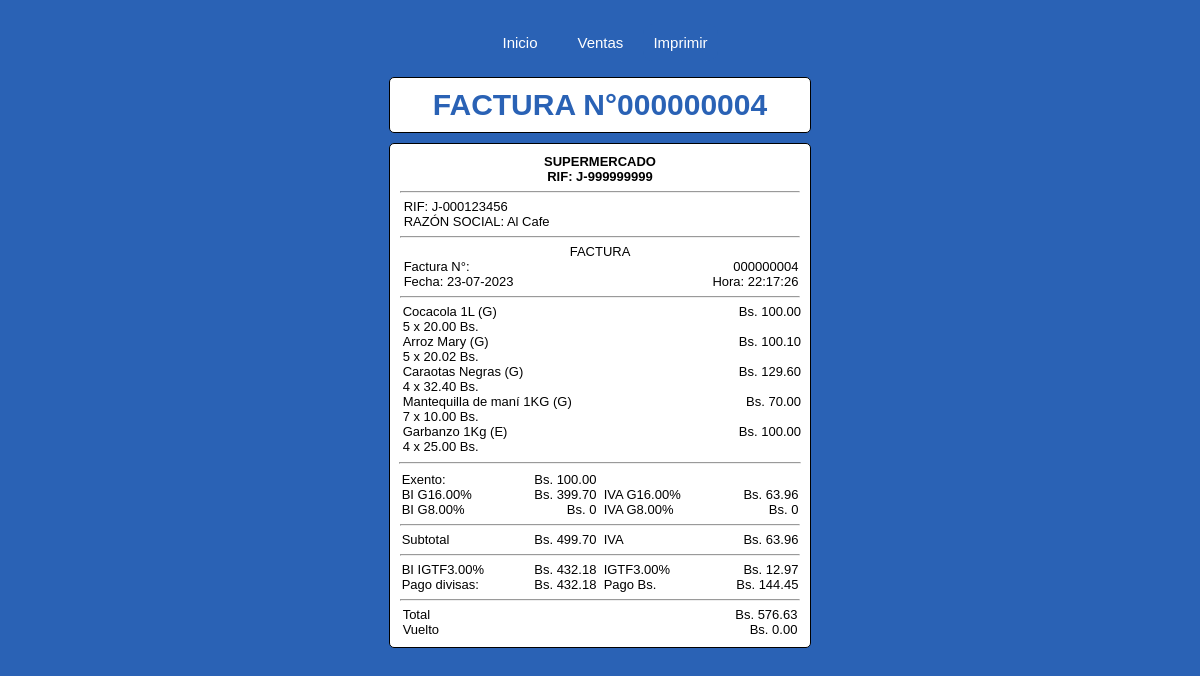
Page /Ventas/Factura/4 on the committed database.
### Ventas/models.py (models this page shows)
class Facturas(models.Model):
    id = models.BigAutoField(primary_key=True)
    fecha = models.DateTimeField(default=now, editable=False)
    total_base = models.DecimalField(max_digits=10, decimal_places=2, default= 0.00)
    iva = models.DecimalField(max_digits=10, decimal_places=2, default= 0.00)
    cancelado_en_divisa = models.DecimalField(max_digits=10, decimal_places=2, default= 0.00)
    impuesto_divisa = models.DecimalField(max_digits=10, decimal_places=2, default= 0.00)
    cancelado_en_bs = models.DecimalField(max_digits=10, decimal_places=2, default= 0.00)
    total = models.DecimalField(max_digits=10, decimal_places=2, default= 0.00)
    vuelto = models.DecimalField(max_digits=10, decimal_places=2, default= 0.00)
    id_cliente = models.ForeignKey(Clientes, on_delete=models.CASCADE)
    id_tipo_de_cambio = models.ForeignKey(HistorialTipoDeCambio, on_delete=models.CASCADE)
    productos = models.ManyToManyField(HistorialProductos)

class Clientes(models.Model):
    id = models.BigAutoField(primary_key=True)
    cedula = models.IntegerField(unique=True)
    tipo = models.IntegerField(default=0)
    nombre = models.CharField(max_length=30, blank=True, null=True)
    apellido = models.CharField(max_length=30, blank=True, null=True)

class HistorialProductos(models.Model):
    id = models.BigAutoField(primary_key=True)
    iva = models.IntegerField()
    precio = models.DecimalField(max_digits=10, decimal_places=2, default= 0.00)
    cantidad = models.IntegerField(default=0)
    producto = models.ForeignKey(IdentificadorProductos, on_delete=models.CASCADE)

class IdentificadorProductos(models.Model):
    id = models.BigAutoField(primary_key=True)
    nombre = models.CharField(max_length=100)
    codigo = models.IntegerField()

### Ventas/views.py (the view)
# urls.py: path('Factura/<int:id>', views.factura, name="factura"),
def factura(request, id):
    try:
        factura = get_object_or_404(models.Facturas, id = id)
        productos_base = factura.productos.all()
        productos = []
        base_imponible_G = Decimal(0.00)
        base_imponible_R = Decimal(0.00)
        iva_G = Decimal(0.00)
        iva_R = Decimal(0.00)
        exento = Decimal(0.00)
        pagado_en_dolares = Decimal(0.00)
        documento = ''
        if factura.id_cliente.tipo == 0:
            persona = "V-"
        elif factura.id_cliente.tipo == 1:
            persona = "V-"
            documento = f'{factura.id_cliente.cedula:09d}'
        elif factura.id_cliente.tipo == 2:
            persona = "E-"
        elif factura.id_cliente.tipo == 3:
            persona = "E-"
            documento = f'{factura.id_cliente.cedula:09d}'
        else:
            persona = "J-"
            documento = f'{factura.id_cliente.cedula:09d}'
            print(documento)
        for producto in productos_base:
            if producto.iva == 0:
                iva = "(E)"
                exento += producto.precio * producto.cantidad
            else:
                if producto.iva == 1:
                    iva = "(G)"
                    iva_G += (producto.precio * producto.cantidad * Decimal(0.16)).quantize(Decimal('.01'))
                    base_imponible_G += producto.precio * producto.cantidad
                else:
                    iva = "(R)"
                    iva_R += (producto.precio * producto.cantidad * Decimal(0.08)).quantize(Decimal('.01'))
                    base_imponible_R += producto.precio * producto.cantidad
            productos.append([producto, (producto.cantidad * producto.precio).quantize(Decimal('.01')), iva])
        en_divisas = (factura.cancelado_en_divisa * factura.id_tipo_de_cambio.cambio).quantize(Decimal('.01'))
        if en_divisas > (factura.total_base + factura.iva):
            pagado_en_dolares = factura.total_base + factura.iva
        else:
            pagado_en_dolares = en_divisas
        fecha = factura.fecha.strftime('%d-%m-%Y')
        hora = factura.fecha.strftime('%H:%M:%S')
        return render(request, 'Ventas/Factura.html', {'id':f'{id:09d}', 'factura':factura, 'productos':productos, 'fecha':fecha, 'hora':hora,
                                                    'base_imponible_G':base_imponible_G, 'base_imponible_R':base_imponible_R, 'iva_G':iva_G, 'iva_R':iva_R,
                                                    'exento':exento, 'en_divisas':en_divisas, 'pagado_en_dolares':pagado_en_dolares, 'persona':persona, 'documento':documento})
    except:
        return redirect('error_ventas', id=id)

### Ventas/templates/Ventas/Factura.html (shortened to what this page needs)
{% load static %}
<!DOCTYPE html>
<html lang="en">
<head>
    <link rel="stylesheet" type="text/css" href="{% static 'css/factura.css' %}">
</head>
<body>
    <div class="navegacion">
        <nav>
            <ul>
                <li><a href="{% url 'index' %}">Inicio</a></li>
                <li><a href="{% url 'ventas_index' %}">Ventas</a></li>
                <li><button onclick="window.print()">Imprimir</button></li>
            </ul>
        </nav>
    </div>
    <div class="containerTitle">
        <h1>FACTURA N°{{ id }}</h1>
    </div>
    <div class="container">
        <div class="empresa">
            SUPERMERCADO <br>
            RIF: J-999999999
            <hr>
        </div>
        <div class="comprador">
            {% if factura.id_cliente.tipo == 1 or factura.id_cliente.tipo == 3 or factura.id_cliente.tipo == 4 %}
             RIF: {{ persona}}{{ documento }}
            {% else %}
             C.I: {{ persona}}{{ factura.id_cliente.cedula }}
            {% endif %} <br>
             RAZÓN SOCIAL: {{ factura.id_cliente.nombre }} {{ factura.id_cliente.apellido }}
            <hr>
        </div>
        <div class="factura">
            FACTURA
            <div class="gridFactura">
                <div class="datosFacturaIzq">
                     Factura N°: <br>
                     Fecha: {{ fecha}}
                </div>
                <div class="datosFacturaDer">
                    {{ id }}  <br>
                    Hora: {{ hora}}
                </div>
            </div>
            <hr>
        </div>
        <div>
            {% for producto in productos %}
            <div class="gridProductos">
                <div class="datosFacturaIzq">
                     {{ producto.0.producto.nombre }} {{ producto.2 }} <br>
                     {{ producto.0.cantidad }} x {{ producto.0.precio }} Bs.
                </div>
                <div class="datosFacturaDer">
                    Bs. {{ producto.1 }} <br>
                </div>
            </div>
            {% endfor %}
            <hr>
        </div>
        <div class="gridFactura">
            <div class="gridFacturaSubtotal">
                <div class="datosFacturaIzq">
                     Exento: <br>
                     BI G16.00%<br>
                     BI G8.00%
                </div>
                <div class="datosFacturaDer">
                    Bs. {{ exento }} <br>
                    Bs. {{ base_imponible_G }} <br>
                    Bs. {{ base_imponible_R }} <br>
                </div>
            </div>
            <div class="gridFacturaSubtotal">
                <div class="datosFacturaIzq">
                    <br>
                     IVA G16.00%<br>
                     IVA G8.00%
                </div>
                <div class="datosFacturaDer">
                    <br>
                    Bs. {{ iva_G }} <br>
                    Bs. {{ iva_R }}
                </div>
            </div>
        </div>
        <div class="factura">
            <hr>
        </div>
        <div class="gridFactura">
            <div class="gridFacturaSubtotal">
                <div class="datosFacturaIzq">
                     Subtotal
                </div>
                <div class="datosFacturaDer">
                    Bs. {{ factura.total_base }}
                </div>
            </div>
            <div class="gridFacturaSubtotal">
                <div class="datosFacturaIzq">
                     IVA
                </div>
                <div class="datosFacturaDer">
                    Bs. {{ factura.iva }}
                </div>
            </div>
        </div>
        <div class="factura">
            <hr>
        </div>
        <div class="gridFactura">
            <div class="gridFacturaSubtotal">
                <div class="datosFacturaIzq">
                     BI IGTF3.00% <br>
                     Pago divisas:
                </div>
                <div class="datosFacturaDer">
                    Bs. {{ pagado_en_dolares }} <br>
                    Bs. {{ en_divisas }}
                </div>
            </div>
            <div class="gridFacturaSubtotal">
                <div class="datosFacturaIzq">
                     IGTF3.00% <br>
                     Pago Bs.
                </div>
                <div class="datosFacturaDer">
                    Bs. {{ factura.impuesto_divisa }} <br>
                    Bs. {{ factura.cancelado_en_bs }}
                </div>
            </div>
        </div>
        <div class="factura">
            <hr>
        </div>
        <div class="gridFactura">
            <div class="datosFacturaIzq">
                 Total <br>
                 Vuelto
            </div>
            <div class="datosFacturaDer">
                Bs. {{ factura.total}} <br>
                Bs. {{ factura.vuelto }}
            </div>
        </div>
    </div>
</body>
</html>

### Ventas/static/css/factura.css (style rules this page uses)
body { background-color: #2a62b5; display: flex; flex-direction: column; align-items: center; justify-content: center; }
.navegacion { display: flex; justify-content: center; align-items: center; }
nav { display: flex; justify-content: center; float: left; align-items: center; }
nav ul { list-style: none; overflow: hidden; padding-left: 0px; }
nav ul li { float: left; font-family: 'Lucida Sans', 'Lucida Sans Regular', 'Lucida Grande', 'Lucida Sans Unicode', Geneva, Verdana, sans-serif; font-size: 20px; }
nav ul li a { display: block; padding: 10px; margin: 0px 10px 0px 10px; border-radius: 10px; color: #fff; text-decoration: none; font-size: 15px; font-family: 'Lucida Sans', 'Lucida Sans Regular', 'Lucida Grande', 'Lucida Sans Unicode', Geneva, Verdana, sans-serif; }
button { background-color: #2a62b5; padding: 10px; border: 0px; border-radius: 10px; font-size: 15px; color: #fff; font-family: 'Lucida Sans', 'Lucida Sans Regular', 'Lucida Grande', 'Lucida Sans Unicode', Geneva, Verdana, sans-serif; }
.containerTitle { background-color: #fff; border: 1px solid; border-color: #000; border-radius: 5px; align-items: center; justify-items: center; width: 400px; margin: 0px 0px 10px 0px; padding: 0px 10px 0px 10px; }
.container { background-color: #fff; border: 1px solid; border-color: #000; border-radius: 5px; display: flex; flex-direction: column; align-items: center; justify-items: center; width: 400px; margin: 0px 0px 0px 0px; padding: 10px; }
h1 { color: #2a62b5; font-size: 30px; margin: 10px 0px 10px 0px; font-family: 'Lucida Sans', 'Lucida Sans Regular', 'Lucida Grande', 'Lucida Sans Unicode', Geneva, Verdana, sans-serif; font-weight: bold; text-align: center; }
.empresa { font-size: 13px; width: 100%; align-items: center; text-align: center; font-weight: bold; font-family: 'Lucida Sans', 'Lucida Sans Regular', 'Lucida Grande', 'Lucida Sans Unicode', Geneva, Verdana, sans-serif; }
.comprador { font-size: 13px; width: 100%; align-items: center; text-align: start; font-family: 'Lucida Sans', 'Lucida Sans Regular', 'Lucida Grande', 'Lucida Sans Unicode', Geneva, Verdana, sans-serif; }
.factura { font-size: 13px; width: 100%; align-items: center; text-align: center; font-family: 'Lucida Sans', 'Lucida Sans Regular', 'Lucida Grande', 'Lucida Sans Unicode', Geneva, Verdana, sans-serif; }
.gridFactura { display: grid; justify-items: center; grid-template-columns: 200px 200px; grid-gap: 2px; margin: 0px; }
.datosFacturaIzq { font-size: 13px; width: 100%; align-items: center; text-align: start; font-family: 'Lucida Sans', 'Lucida Sans Regular', 'Lucida Grande', 'Lucida Sans Unicode', Geneva, Verdana, sans-serif; }
.datosFacturaDer { font-size: 13px; width: 100%; align-items: center; text-align: end; font-family: 'Lucida Sans', 'Lucida Sans Regular', 'Lucida Grande', 'Lucida Sans Unicode', Geneva, Verdana, sans-serif; }
.gridProductos { display: grid; justify-items: center; grid-template-columns: 320px 80px; grid-gap: 2px; margin: 0px; }
.gridFacturaSubtotal { display: grid; justify-items: center; grid-template-columns: 100px 100px; grid-gap: 2px; margin: 0px; }

### rows in the picture
Facturas: id_cliente.nombre "Al", id_cliente.apellido "Cafe", total_base "499.70", iva "63.96", impuesto_divisa "12.97", cancelado_en_bs "144.45", total "576.63", vuelto "0.00"
HistorialProductos: producto.nombre "Cocacola 1L", producto "(G)", cantidad "5", precio "20.00", producto "100.00"
HistorialProductos: producto.nombre "Arroz Mary", producto "(G)", cantidad "5", precio "20.02", producto "100.10"
HistorialProductos: producto.nombre "Caraotas Negras", producto "(G)", cantidad "4", precio "32.40", producto "129.60"
HistorialProductos: producto.nombre "Mantequilla de maní 1KG", producto "(G)", cantidad "7", precio "10.00", producto "70.00"
HistorialProductos: producto.nombre "Garbanzo 1Kg", producto "(E)", cantidad "4", precio "25.00", producto "100.00"

### other values in the picture
{{ id }} "000000004"
{{ persona }} "J-"
{{ documento }} "000123456"
{{ fecha }} "23-07-2023"
{{ hora }} "22:17:26"
{{ exento }} "100.00"
{{ base_imponible_G }} "399.70"
{{ base_imponible_R }} "0"
{{ iva_G }} "63.96"
{{ iva_R }} "0"
{{ pagado_en_dolares }} "432.18"
{{ en_divisas }} "432.18"
